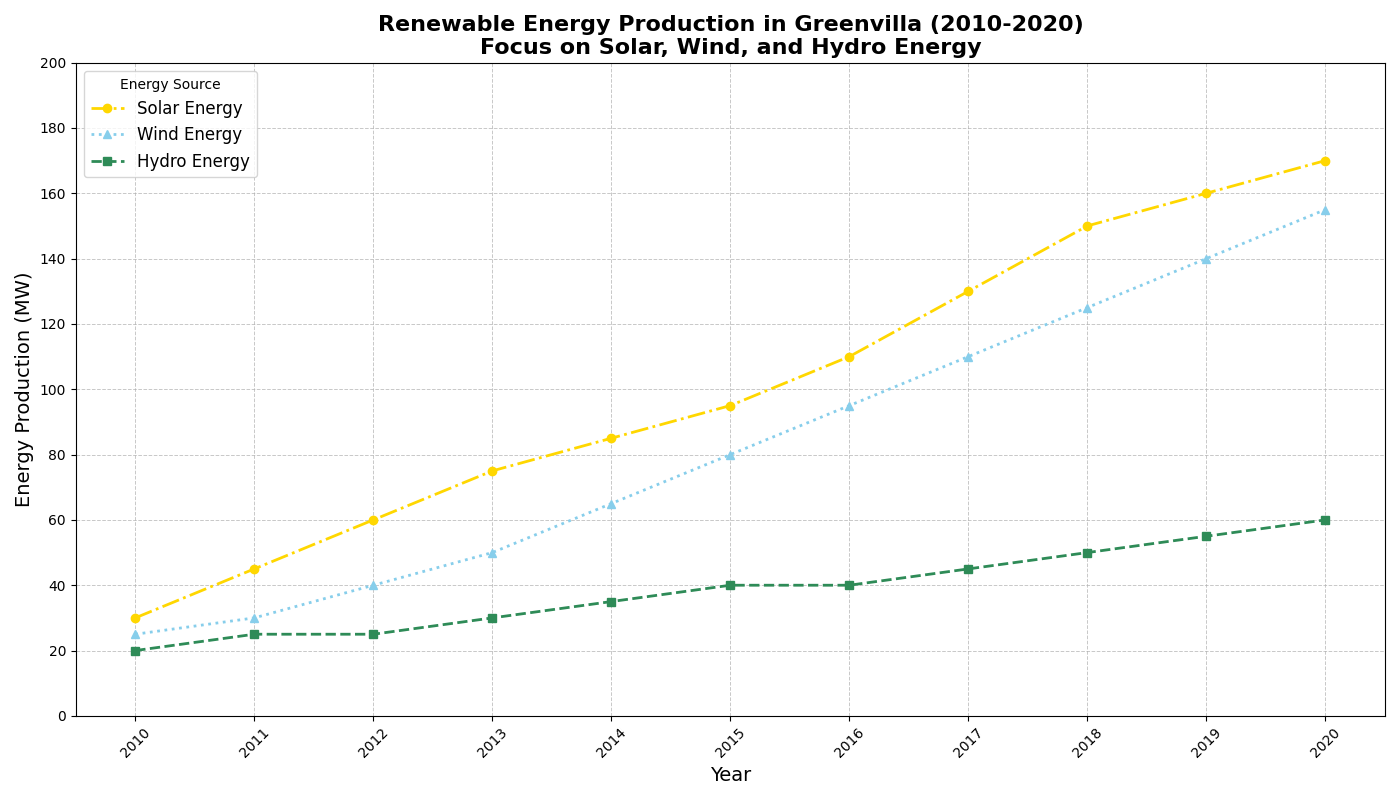

The Python source for this figure:
import matplotlib.pyplot as plt
import numpy as np

# Backstory:
# We are charting the Renewable Energy Production in the fictional city Greenvilla over a decade.
# We focus on three main sources of energy: Solar, Wind, and Hydro from 2010 to 2020.

# Define the years from 2010 to 2020
years = np.arange(2010, 2021)

# Data: renewable energy production in Megawatts (MW)
solar_energy = np.array([30, 45, 60, 75, 85, 95, 110, 130, 150, 160, 170])
wind_energy = np.array([25, 30, 40, 50, 65, 80, 95, 110, 125, 140, 155])
hydro_energy = np.array([20, 25, 25, 30, 35, 40, 40, 45, 50, 55, 60])

# Create the main plot
fig, ax = plt.subplots(figsize=(14, 8))

# Plot each energy source
ax.plot(years, solar_energy, label="Solar Energy", color='gold', marker='o', linestyle='dashdot', linewidth=2)
ax.plot(years, wind_energy, label="Wind Energy", color='skyblue', marker='^', linestyle='dotted', linewidth=2)
ax.plot(years, hydro_energy, label="Hydro Energy", color='seagreen', marker='s', linestyle='dashed', linewidth=2)

# Set the title with two lines for clarity
ax.set_title("Renewable Energy Production in Greenvilla (2010-2020)\nFocus on Solar, Wind, and Hydro Energy", fontsize=16, fontweight='bold')

# Set the x and y axis labels
ax.set_xlabel('Year', fontsize=14)
ax.set_ylabel('Energy Production (MW)', fontsize=14)

# Set the x and y axis ticks
plt.xticks(years, rotation=45)
plt.yticks(np.arange(0, 201, 20))

# Add legend
ax.legend(title='Energy Source', fontsize=12)

# Add grid for better readability
ax.grid(True, linestyle='--', linewidth=0.7, alpha=0.7)

# Automatically adjust layout for readability
plt.tight_layout()

# Display the plot
plt.show()
